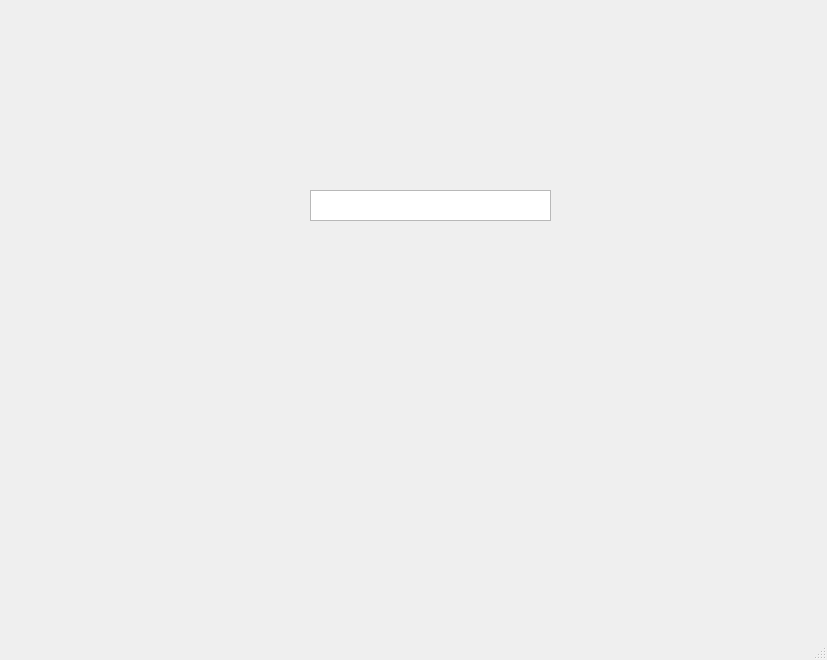
<?xml version="1.0" encoding="UTF-8"?>
<ui version="4.0">
 <class>MainWindow</class>
 <widget class="QMainWindow" name="MainWindow">
  <property name="geometry">
   <rect>
    <x>0</x>
    <y>0</y>
    <width>827</width>
    <height>660</height>
   </rect>
  </property>
  <property name="maximumSize">
   <size>
    <width>827</width>
    <height>660</height>
   </size>
  </property>
  <property name="windowTitle">
   <string>MainWindow</string>
  </property>
  <property name="styleSheet">
   <string notr="true">background: url(:/black_sand.JPG)
</string>
  </property>
  <widget class="QWidget" name="centralwidget">
   <widget class="QTextEdit" name="textEdit">
    <property name="geometry">
     <rect>
      <x>310</x>
      <y>190</y>
      <width>241</width>
      <height>31</height>
     </rect>
    </property>
   </widget>
  </widget>
  <widget class="QMenuBar" name="menubar">
   <property name="geometry">
    <rect>
     <x>0</x>
     <y>0</y>
     <width>827</width>
     <height>21</height>
    </rect>
   </property>
  </widget>
  <widget class="QStatusBar" name="statusbar"/>
 </widget>
 <resources>
  <include location="resources/images.qrc"/>
 </resources>
 <connections/>
</ui>
